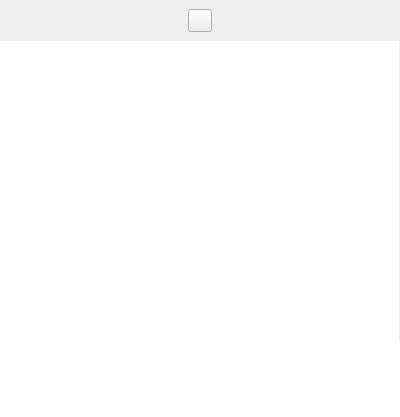
<?xml version="1.0" encoding="UTF-8"?>
<ui version="4.0">
 <class>ProfileWidget</class>
 <widget class="QWidget" name="ProfileWidget">
  <property name="geometry">
   <rect>
    <x>0</x>
    <y>0</y>
    <width>400</width>
    <height>417</height>
   </rect>
  </property>
  <layout class="QVBoxLayout" name="verticalLayout">
   <property name="spacing">
    <number>0</number>
   </property>
   <property name="leftMargin">
    <number>0</number>
   </property>
   <property name="topMargin">
    <number>0</number>
   </property>
   <property name="rightMargin">
    <number>0</number>
   </property>
   <property name="bottomMargin">
    <number>0</number>
   </property>
   <item>
    <widget class="QWidget" name="topBar" native="true">
     <layout class="QHBoxLayout" name="horizontalLayout_3">
      <item>
       <widget class="QToolButton" name="profileViewButton"/>
      </item>
     </layout>
    </widget>
   </item>
   <item>
    <widget class="QWidget" name="inlet" native="true">
     <property name="sizePolicy">
      <sizepolicy hsizetype="Preferred" vsizetype="Expanding">
       <horstretch>0</horstretch>
       <verstretch>0</verstretch>
      </sizepolicy>
     </property>
     <property name="autoFillBackground">
      <bool>true</bool>
     </property>
     <layout class="QVBoxLayout" name="verticalLayout_5">
      <property name="spacing">
       <number>0</number>
      </property>
      <property name="leftMargin">
       <number>0</number>
      </property>
      <property name="topMargin">
       <number>0</number>
      </property>
      <property name="rightMargin">
       <number>0</number>
      </property>
      <property name="bottomMargin">
       <number>0</number>
      </property>
      <item>
       <layout class="QHBoxLayout" name="layout_2">
        <property name="spacing">
         <number>0</number>
        </property>
        <item>
         <widget class="QtCharts::QChartView" name="plot">
          <property name="sizePolicy">
           <sizepolicy hsizetype="Expanding" vsizetype="Preferred">
            <horstretch>0</horstretch>
            <verstretch>0</verstretch>
           </sizepolicy>
          </property>
          <property name="minimumSize">
           <size>
            <width>300</width>
            <height>0</height>
           </size>
          </property>
          <property name="frameShape">
           <enum>QFrame::NoFrame</enum>
          </property>
         </widget>
        </item>
        <item>
         <spacer name="verticalSpacer_2">
          <property name="orientation">
           <enum>Qt::Vertical</enum>
          </property>
          <property name="sizeType">
           <enum>QSizePolicy::Fixed</enum>
          </property>
          <property name="sizeHint" stdset="0">
           <size>
            <width>1</width>
            <height>300</height>
           </size>
          </property>
         </spacer>
        </item>
       </layout>
      </item>
      <item>
       <widget class="QTextBrowser" name="proteinList">
        <property name="frameShape">
         <enum>QFrame::NoFrame</enum>
        </property>
        <property name="readOnly">
         <bool>true</bool>
        </property>
        <property name="openExternalLinks">
         <bool>true</bool>
        </property>
       </widget>
      </item>
     </layout>
    </widget>
   </item>
  </layout>
  <action name="actionProfileView">
   <property name="icon">
    <iconset theme="view-fullscreen">
     <normaloff>.</normaloff>.</iconset>
   </property>
   <property name="text">
    <string>Open Full Plot</string>
   </property>
   <property name="toolTip">
    <string>Show proteins under cursor in new window</string>
   </property>
   <property name="shortcut">
    <string>V</string>
   </property>
  </action>
 </widget>
 <customwidgets>
  <customwidget>
   <class>QtCharts::QChartView</class>
   <extends>QGraphicsView</extends>
   <header location="global">QChartView</header>
  </customwidget>
 </customwidgets>
 <resources/>
 <connections/>
</ui>
